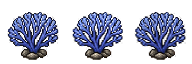
#> input picture games/happy-aquarium/assets/runtime/decorations/blue-fan-coral-animated.png, 192 x 64 px; its folder holds only this picture in this run
$ python audit-runtime-assets.py --output out.png
#> lines starting #> are read from the running program, lines starting #| are printed output that depends on the picture; after the words box and inside, x2 and y2 are one past the last pixel; in counts of white or black regions, pixels touching at a corner belong together
#!/usr/bin/env python3
"""Audit aquarium runtime PNGs and render category contact sheets."""

from __future__ import annotations

import argparse
import json
from collections import Counter
from pathlib import Path

from PIL import Image, ImageDraw, ImageFont


ROOT = Path(__file__).resolve().parents[1]
RUNTIME = ROOT / "runtime"
FRAME = 64


def alpha_bbox(image: Image.Image):
    return image.getchannel("A").point(lambda value: 255 if value > 8 else 0).getbbox()


def frame_findings(image: Image.Image) -> list[dict]:
    findings = []
    columns = image.width // FRAME
    rows = image.height // FRAME
    for row in range(rows):
        for column in range(columns):
            frame = image.crop((column * FRAME, row * FRAME, (column + 1) * FRAME, (row + 1) * FRAME))
            bbox = alpha_bbox(frame)
            if not bbox:
                findings.append({"frame": [column, row], "empty": True})
                continue
            touches = []
            if bbox[0] == 0: touches.append("left")
            if bbox[1] == 0: touches.append("top")
            if bbox[2] == FRAME: touches.append("right")
            if bbox[3] == FRAME: touches.append("bottom")
            if touches:
                findings.append({"frame": [column, row], "bbox": bbox, "touches": touches})
    return findings


def checkerboard_score(image: Image.Image) -> float:
    rgba = image.convert("RGBA")
    pixels = rgba.get_flattened_data() if hasattr(rgba, "get_flattened_data") else rgba.getdata()
    opaque = [(r, g, b) for r, g, b, a in pixels if a > 245]
    if not opaque:
        return 0
    neutral = [pixel for pixel in opaque if max(pixel) - min(pixel) < 5 and 150 <= sum(pixel) / 3 <= 245]
    return len(neutral) / len(opaque)


def audit(path: Path) -> dict:
    with Image.open(path) as loaded:
        image = loaded.convert("RGBA")
        alpha = image.getchannel("A")
        corners = [alpha.getpixel(point) for point in ((0, 0), (image.width - 1, 0), (0, image.height - 1), (image.width - 1, image.height - 1))]
        sprite_grid = path.relative_to(RUNTIME).parts[0] != "backgrounds"
        return {
            "path": path.relative_to(ROOT).as_posix(),
            "size": [image.width, image.height],
            "mode": loaded.mode,
            "spriteGrid": sprite_grid,
            "validGrid": not sprite_grid or (image.width % FRAME == 0 and image.height % FRAME == 0),
            "alphaRange": list(alpha.getextrema()),
            "opaqueCorners": sum(value > 8 for value in corners),
            "checkerboardScore": round(checkerboard_score(image), 4),
            "frameFindings": frame_findings(image) if sprite_grid and image.width % FRAME == 0 and image.height % FRAME == 0 else [],
        }


def checkerboard(size: tuple[int, int]) -> Image.Image:
    image = Image.new("RGB", size, (218, 228, 232))
    draw = ImageDraw.Draw(image)
    tile = 8
    for y in range(0, size[1], tile):
        for x in range(0, size[0], tile):
            if (x // tile + y // tile) % 2:
                draw.rectangle((x, y, x + tile - 1, y + tile - 1), fill=(184, 200, 207))
    return image


def render_sheet(category: str, paths: list[Path], output: Path) -> None:
    card_width, card_height, columns = 300, 220, 4
    rows = (len(paths) + columns - 1) // columns
    sheet = Image.new("RGB", (card_width * columns, card_height * rows), (17, 34, 48))
    draw = ImageDraw.Draw(sheet)
    font = ImageFont.load_default()
    for index, path in enumerate(paths):
        x = (index % columns) * card_width
        y = (index // columns) * card_height
        with Image.open(path) as loaded:
            image = loaded.convert("RGBA")
        image.thumbnail((280, 180), Image.Resampling.NEAREST)
        background = checkerboard((280, 180))
        offset = ((280 - image.width) // 2, (180 - image.height) // 2)
        background.paste(image, offset, image)
        sheet.paste(background, (x + 10, y + 26))
        draw.text((x + 10, y + 8), path.relative_to(RUNTIME).as_posix(), fill=(235, 244, 248), font=font)
    sheet.save(output / f"{category}.png", optimize=True)


def main() -> None:
    parser = argparse.ArgumentParser()
    parser.add_argument("--output", type=Path, required=True)
    args = parser.parse_args()
    args.output.mkdir(parents=True, exist_ok=True)
    paths = sorted(RUNTIME.rglob("*.png"))
    report = [audit(path) for path in paths]
#> in audit, loaded is the input picture: PIL image 192x64 RGBA; mean R, G, B, A 40.2, 43.7, 61.6, 108.6
#> in audit, `alpha = image.getchannel("A")`:
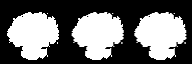
#> alpha: PIL image 192x64 L; min 0, max 255, mean 108.6
#> in audit, `corners = [alpha.getpixel(point) for point in ((0, 0), (image.width - ..`: corners = [0, 0, 0, 0]
#> in checkerboard_score, `opaque = [(r, g, b) for r, g, b, a in pixels if a > 245]`: opaque = 5110 items, first 6: (5, 8, 34), (22, 29, 59), (150, 149, 159), (36, 41, 71), (35, 44, 75), (179, 182, 191)
#> in checkerboard_score, `neutral = [pixel for pixel in opaque if max(pixel) - min(pixel) < 5 an..`: neutral = 217 items, first 6: (235, 235, 234), (174, 175, 176), (220, 220, 223), (231, 231, 232), (236, 232, 233), (234, 231, 232)
#> in frame_findings, `findings = []`: findings = []
#> after the loop in frame_findings, `for row in range(rows):`:
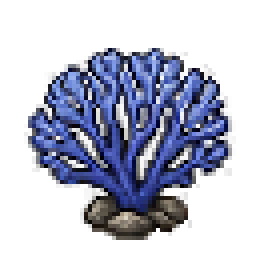
#> frame: PIL image 64x64 RGBA (shown 4 times larger); mean R, G, B, A 39.6, 43, 60.2, 108.6; transparent parts drawn white
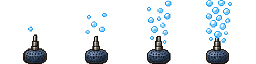
#> input picture games/happy-aquarium/assets/runtime/devices/bubble-stone/bubble-stone-active.png, 256 x 64 px
#> in audit, loaded is the input picture: PIL image 256x64 RGBA; mean R, G, B, A 12.5, 17.1, 20.7, 38.8
#> in audit (call 2), `alpha = image.getchannel("A")`:
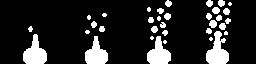
#> alpha: PIL image 256x64 L; 15.2% white; 34 white regions (10 under 20 px), largest, box (x1, y1, x2, y2) and area: (206, 31, 229, 64) 452, (23, 34, 47, 64) 431, (147, 36, 171, 64) 407
#> after the loop in frame_findings (call 2), `for row in range(rows):`:
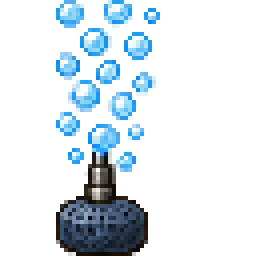
#> frame: PIL image 64x64 RGBA (shown 4 times larger); mean R, G, B, A 19.4, 28.7, 35.2, 53; transparent parts drawn white
#> after the loop in frame_findings (call 2), `for row in range(rows):`: findings = 4 items
#> report = 2 items
    (args.output / "report.json").write_text(json.dumps(report, ensure_ascii=False, indent=2), encoding="utf-8")
    categories: dict[str, list[Path]] = {}
    for path in paths:
        category = path.relative_to(RUNTIME).parts[0]
        categories.setdefault(category, []).append(path)
    for category, category_paths in categories.items():
        render_sheet(category, category_paths, args.output)
#> in render_sheet, `background.paste(image, offset, image)`:
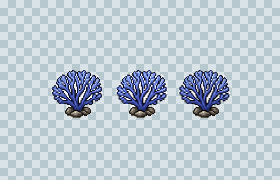
#> background: PIL image 280x180 RGB; mean R, G, B 189.6, 202.1, 211.4
#> in render_sheet, `sheet.save(output / f"{category}.png", optimize=True)`:
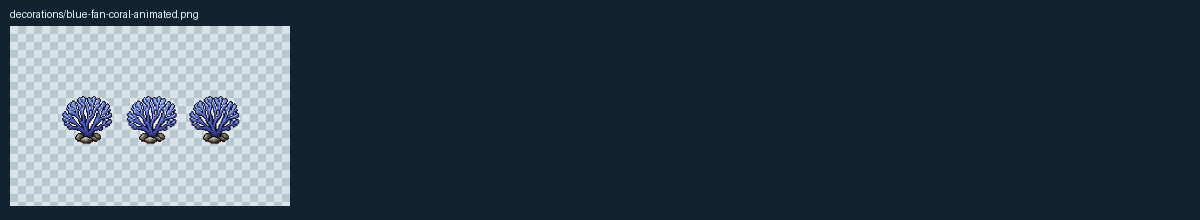
#> saved as decorations.png: PIL image 1200x220 RGB; mean R, G, B 50.3, 66.4, 79.5
    summary = Counter()
    for item in report:
        summary["files"] += 1
        summary["invalidGrid"] += not item["validGrid"]
        summary["opaqueCorners"] += item["spriteGrid"] and item["opaqueCorners"] > 0
        summary["edgeTouchFiles"] += bool(item["frameFindings"])
        summary["checkerboardSuspects"] += item["checkerboardScore"] > 0.2
#> this loop made 2 passes
#> after the loop, summary = {'files': 2, 'invalidGrid': 0, 'opaqueCorners': 0, 'edgeTouchFiles': 1, 'checkerboardSuspects': 0}
    print(json.dumps(summary, ensure_ascii=False, indent=2))
#| {
#|   "files": 2,
#|   "invalidGrid": 0,
#|   "opaqueCorners": 0,
#|   "edgeTouchFiles": 1,
#|   "checkerboardSuspects": 0
#| }


if __name__ == "__main__":
    main()
